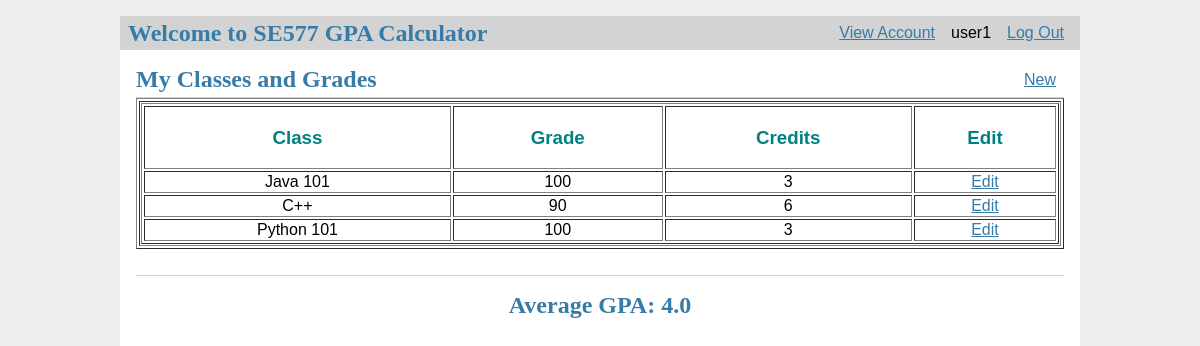
Before: /accountInfo (signed in) with the older database file.
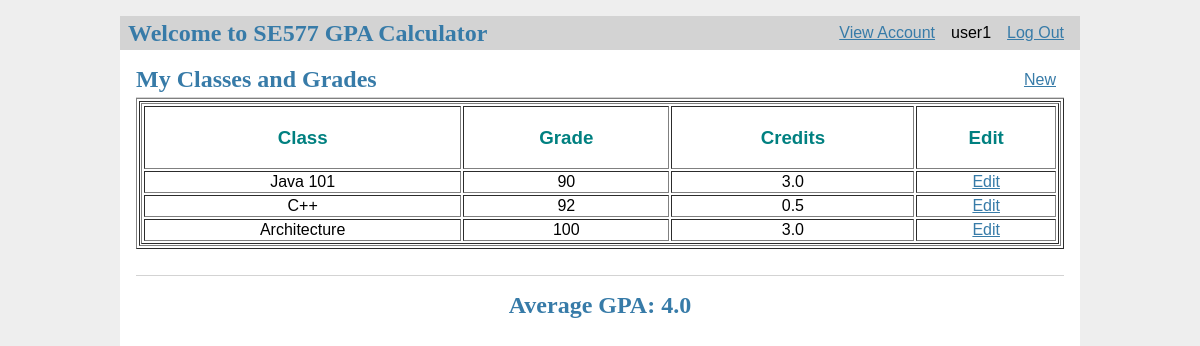
After: the same page with the newer database file.
### tables this page shows
CREATE TABLE user (
  id INTEGER PRIMARY KEY AUTOINCREMENT,
  username TEXT UNIQUE NOT NULL,
  password TEXT NOT NULL
);

CREATE TABLE class (
  id INTEGER PRIMARY KEY AUTOINCREMENT,
  author_id INTEGER NOT NULL,
  classname TEXT NOT NULL,
  grade INTEGER NOT NULL,
  credits REAL NOT NULL,
  FOREIGN KEY (author_id) REFERENCES user (id)
);

### flaskr/calc.py (the view)
@bp.route('/accountInfo')
@login_required
def viewClasses():
    db = get_db()
    classes = get_db().execute(
        'SELECT p.id, classname, grade, credits, author_id, username'
        ' FROM class p JOIN user u ON p.author_id = u.id'
        ' WHERE u.id = ?',
        (g.user['id'],)
    ).fetchall()
    gradeSum = get_db().execute(
        'SELECT SUM(grade*credits)'
        ' FROM class p JOIN user u ON p.author_id = u.id'
        ' WHERE u.id = ?',
        (g.user['id'],)
    ).fetchone()[0]
    creditSum = get_db().execute(
        'SELECT SUM(credits)'
        ' FROM class p JOIN user u ON p.author_id = u.id'
        ' WHERE u.id = ?',
        (g.user['id'],)
    ).fetchone()[0]
    if gradeSum:
        avg = let2GPA(perc2let(round(gradeSum / creditSum, 2)))
    else:
        avg = 0
    return render_template('calc/view.html', classes=classes, avg=avg)

### flaskr/auth.py (called while the page is built)
@bp.before_app_request
def load_logged_in_user():
    user_id = session.get('user_id')
    if user_id is None:
        g.user = None
    else:
        g.user = get_db().execute(
            'SELECT * FROM user WHERE id = ?', (user_id,)
        ).fetchone()

def login_required(view):
    @functools.wraps(view)
    def wrapped_view(**kwargs):
        if g.user is None:
            return redirect(url_for('auth.login'))
        return view(**kwargs)
    return wrapped_view

### flaskr/calc.py (called while the page is built)
def perc2let(grade):
	if grade > 92:
		let_grade = 'A'
	elif grade > 89:
		let_grade = 'A-'
	elif grade > 86:
		let_grade = 'B+'
	elif grade > 82:
		let_grade = 'B'
	elif grade > 79:
		let_grade = 'B-'
	elif grade > 76:
		let_grade = 'C+'
	elif grade > 72:
		let_grade = 'C'
	elif grade > 69:
		let_grade = 'C-'
	elif grade > 66:
		let_grade = 'D+'
	elif grade > 64:
		let_grade = 'D'
	else:
		let_grade = 'F'
	return let_grade

def let2GPA(letter):
	return SCORE_MAP[letter]

### flaskr/db.py (called while the page is built)
def get_db():
    if 'db' not in g:
        g.db = sqlite3.connect(
            current_app.config['DATABASE'],
            detect_types=sqlite3.PARSE_DECLTYPES
        )
        g.db.row_factory = sqlite3.Row
    return g.db

### flaskr/templates/calc/view.html
{% extends 'base.html' %}
{% block header %}
  <h1>{% block title %}My Classes and Grades{% endblock %}</h1>
  {% if g.user %}
    <a class="action" href="{{ url_for('calc.create') }}">New</a>
  {% endif %}
{% endblock %}
{% block content %}
	<table border = "1" width = "100%">
        <tr>
			<td>
				<table border = "1" width = "100%">
					<tr>
						<th style="color:teal"><h3>Class</h3></th>
						<th style="color:teal"><h3>Grade</h3></th>
						<th style="color:teal"><h3>Credits</h3></th>
						<th style="color:teal"><h3>Edit</h3></th>
					</tr>
					{% for clss in classes %}
					<tr>
						<td style="text-align:center">{{ clss['classname'] }}</td>
						<td style="text-align:center">{{ clss['grade'] }}</td>
						<td style="text-align:center">{{ clss['credits'] }}</td>
						<td style="text-align:center">
							{% if g.user['id'] == clss['author_id'] %}
								<a class="action" href="{{ url_for('calc.update', id=clss['id']) }}">Edit</a>
							{% endif %}
						</td>
					</tr>
					{% endfor %}
				</table>
			</td>
         </tr>
	</table>
	<br>
	<hr>
	<h1 div style="text-align:center">Average GPA: {{ avg }}</h1>
{% endblock %}

### flaskr/templates/base.html (shortened to what this page needs)
<!doctype html>
<link rel="stylesheet" href="{{ url_for('static', filename='style.css') }}">
<nav>
  <h1>Welcome to SE577 GPA Calculator</h1>
  <ul>
    {% if g.user %}
      <li><a href="{{ url_for('calc.viewClasses') }}">View Account</a>
	  <li><span>{{ g.user['username'] }}</span>
      <li><a href="{{ url_for('auth.logout') }}">Log Out</a>
    {% else %}
	<li><a href="{{ url_for('calc.index') }}">Home</a>
      <li><a href="{{ url_for('auth.register') }}">Register</a>
      <li><a href="{{ url_for('auth.login') }}">Log In</a>
    {% endif %}
  </ul>
</nav>
<section class="content">
  <header>
    {% block header %}{% endblock %}
  </header>
  {% block content %}{% endblock %}
</section>

### flaskr/static/style.css (style rules this page uses)
h1 { font-family: serif; color: #377ba8; margin: 1rem 0; }
a { color: #377ba8; }
hr { border: none; border-top: 1px solid lightgray; }
nav { background: lightgray; display: flex; align-items: center; padding: 0 0.5rem; }
nav h1 { flex: auto; margin: 0; }
nav ul { display: flex; list-style: none; margin: 0; padding: 0; }
nav ul li a, nav ul li span, header .action { display: block; padding: 0.5rem; }
.content { padding: 0 1rem 1rem; }
.content > header { border-bottom: 1px solid lightgray; display: flex; align-items: flex-end; }
.content > header h1 { flex: auto; margin: 1rem 0 0.25rem 0; }
.content:last-child { margin-bottom: 0; }

Changed rows visible on the page:
changed class "Java 101": grade "100" → "90"; credits "3" → "3.0"
changed class (number 2 of 3 on the later page): grade "90" → "92"; credits "6" → "0.5"
changed class: classname "Python 101" → "Architecture"; credits "3" → "3.0"
